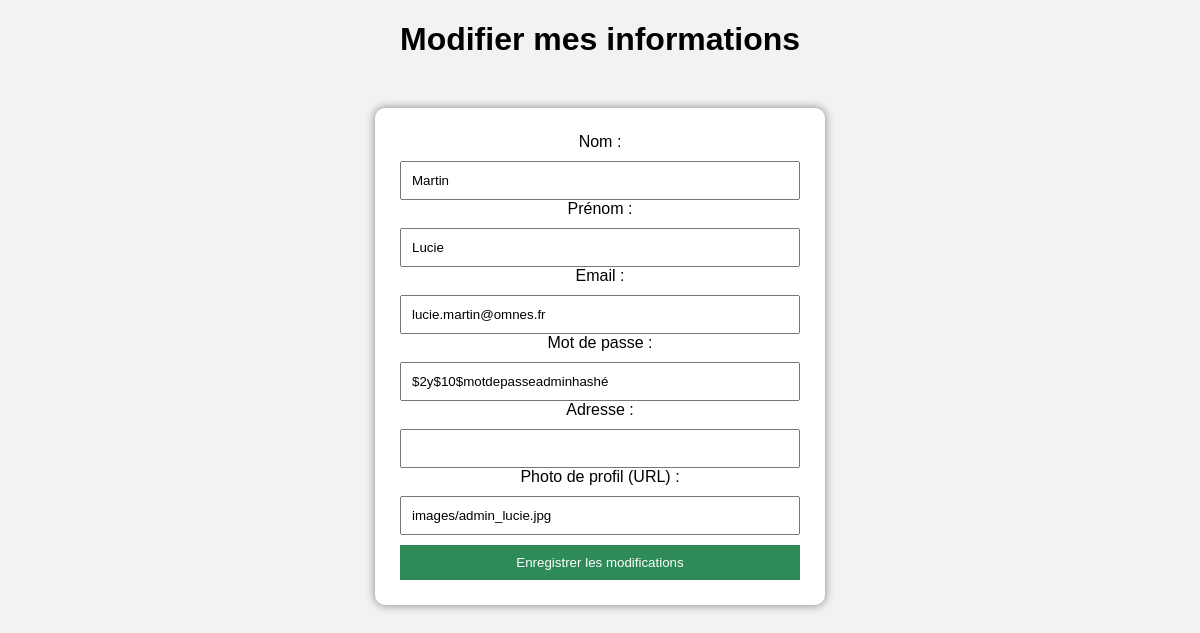
Page /modifier.php (signed in) on the earlier database version.
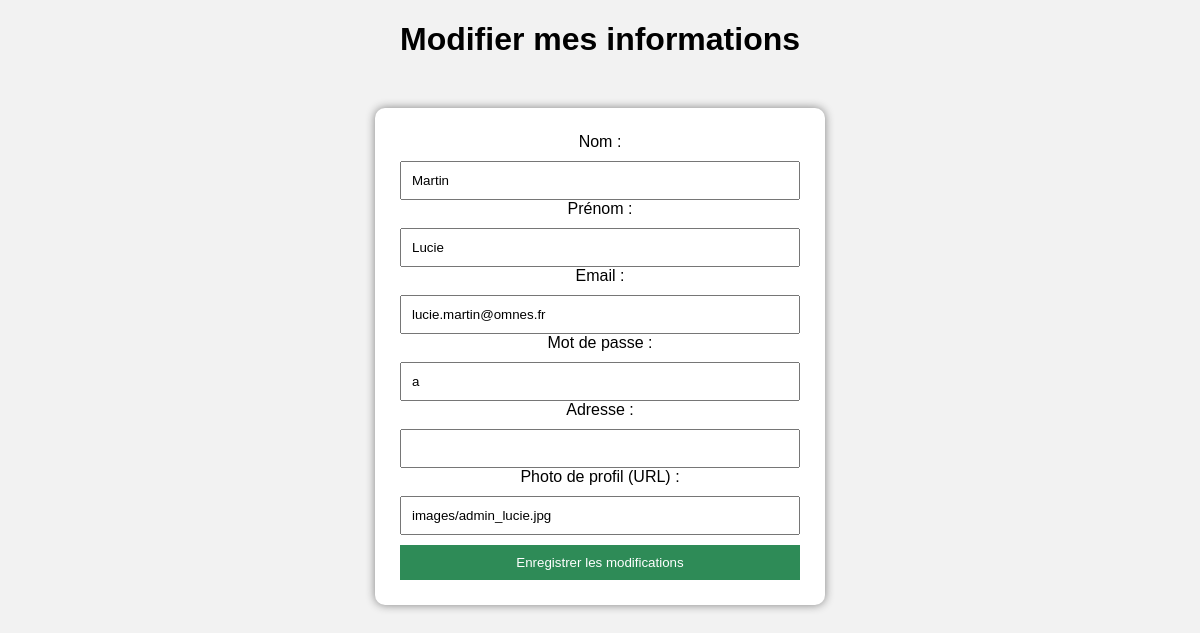
Same page on the later database version.
### tables this page shows
CREATE TABLE IF NOT EXISTS `utilisateurs` (
  `id_user` int NOT NULL AUTO_INCREMENT,
  `nom` varchar(100) NOT NULL,
  `prenom` varchar(100) NOT NULL,
  `email` varchar(150) NOT NULL,
  `portable` int NOT NULL,
  `mot_de_passe` varchar(255) NOT NULL,
  `type_utilisateur` enum('admin','agent','client') NOT NULL,
  `adresse` text,
  `info_financieres` text,
  `photo_profil` varchar(255) DEFAULT NULL,
  PRIMARY KEY (`id_user`),
  UNIQUE KEY `email` (`email`)
);

### modifier.php (the view, shortened to what this page needs)
<?php
$database = "home";
$db_handle = mysqli_connect('localhost', 'root', '');
$db_found = mysqli_select_db($db_handle, $database);
$ancien_email = $_SESSION['email'];
if ($db_found) {
    $sql = "SELECT * FROM utilisateurs WHERE email = '$ancien_email'";
    $result = mysqli_query($db_handle, $sql);
    if ($result && mysqli_num_rows($result) == 1) {
        $user = mysqli_fetch_assoc($result);
    } else {
        echo "❌ Utilisateur introuvable.";
        exit();
    }
} else {
    echo "❌ Base de données introuvable.";
    exit();
}
?>
<!DOCTYPE html>
<html lang="fr">
<head>
</head>
<body>
    <h1>Modifier mes informations</h1>
    <form method="post" action="">
        <label>Nom :</label>
        <input type="text" name="nom" value="<?php echo htmlspecialchars($user['nom'] ?? ''); ?>" required>
        <label>Prénom :</label>
        <input type="text" name="prenom" value="<?php echo htmlspecialchars($user['prenom'] ?? ''); ?>" required>
        <label>Email :</label>
        <input type="email" name="email" value="<?php echo htmlspecialchars($user['email'] ?? ''); ?>" required>
        <label>Mot de passe :</label>
        <input type="text" name="mot_de_passe" value="<?php echo htmlspecialchars($user['mot_de_passe'] ?? ''); ?>" required>
        <label>Adresse :</label>
        <input type="text" name="adresse" value="<?php echo htmlspecialchars($user['adresse'] ?? ''); ?>">
        <label>Photo de profil (URL) :</label>
        <input type="text" name="photo_profil" value="<?php echo htmlspecialchars($user['photo_profil'] ?? ''); ?>">
        <input type="submit" value="Enregistrer les modifications">
    </form>
</body>
</html>

### modifier.php (style rules this page uses)
body { font-family: Arial; background-color: #f2f2f2; text-align: center; }
form { background-color: white; width: 400px; margin: auto; padding: 25px; border-radius: 10px; margin-top: 50px; box-shadow: 0 0 10px gray; }
input, label { width: 100%; margin-top: 10px; padding: 10px; box-sizing: border-box; }
input[type="submit"] { background-color: seagreen; color: white; cursor: pointer; border: none; }

Differences in the rows shown:
changed utilisateurs "Martin": mot_de_passe "$2y$10$motdepasseadminhashé" → "a"
